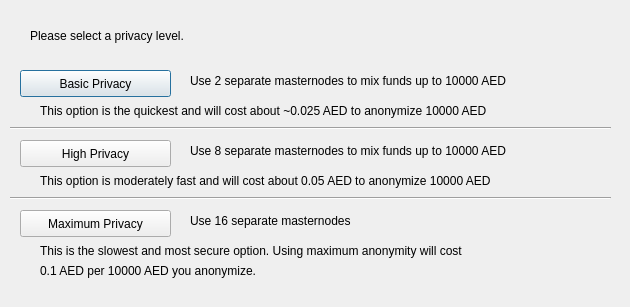
<?xml version="1.0" encoding="UTF-8"?>
<ui version="4.0">
 <class>ObfuscationConfig</class>
 <widget class="QDialog" name="ObfuscationConfig">
  <property name="geometry">
   <rect>
    <x>0</x>
    <y>0</y>
    <width>630</width>
    <height>307</height>
   </rect>
  </property>
  <property name="windowTitle">
   <string>Configure Obfuscation</string>
  </property>
  <widget class="QPushButton" name="buttonBasic">
   <property name="geometry">
    <rect>
     <x>20</x>
     <y>70</y>
     <width>151</width>
     <height>27</height>
    </rect>
   </property>
   <property name="text">
    <string>Basic Privacy</string>
   </property>
  </widget>
  <widget class="QPushButton" name="buttonHigh">
   <property name="geometry">
    <rect>
     <x>20</x>
     <y>140</y>
     <width>151</width>
     <height>27</height>
    </rect>
   </property>
   <property name="text">
    <string>High Privacy</string>
   </property>
  </widget>
  <widget class="QPushButton" name="buttonMax">
   <property name="geometry">
    <rect>
     <x>20</x>
     <y>210</y>
     <width>151</width>
     <height>27</height>
    </rect>
   </property>
   <property name="text">
    <string>Maximum Privacy</string>
   </property>
  </widget>
  <widget class="QLabel" name="label">
   <property name="geometry">
    <rect>
     <x>30</x>
     <y>20</y>
     <width>571</width>
     <height>31</height>
    </rect>
   </property>
   <property name="text">
    <string>Please select a privacy level.</string>
   </property>
  </widget>
  <widget class="QLabel" name="label_2">
   <property name="geometry">
    <rect>
     <x>190</x>
     <y>70</y>
     <width>421</width>
     <height>21</height>
    </rect>
   </property>
   <property name="text">
    <string>Use 2 separate masternodes to mix funds up to 10000 AED</string>
   </property>
  </widget>
  <widget class="QLabel" name="label_3">
   <property name="geometry">
    <rect>
     <x>190</x>
     <y>140</y>
     <width>411</width>
     <height>21</height>
    </rect>
   </property>
   <property name="text">
    <string>Use 8 separate masternodes to mix funds up to 10000 AED</string>
   </property>
  </widget>
  <widget class="QLabel" name="label_4">
   <property name="geometry">
    <rect>
     <x>190</x>
     <y>210</y>
     <width>421</width>
     <height>21</height>
    </rect>
   </property>
   <property name="text">
    <string>Use 16 separate masternodes</string>
   </property>
  </widget>
  <widget class="QLabel" name="label_6">
   <property name="geometry">
    <rect>
     <x>40</x>
     <y>100</y>
     <width>561</width>
     <height>21</height>
    </rect>
   </property>
   <property name="text">
    <string>This option is the quickest and will cost about ~0.025 AED to anonymize 10000 AED</string>
   </property>
  </widget>
  <widget class="QLabel" name="label_7">
   <property name="geometry">
    <rect>
     <x>40</x>
     <y>170</y>
     <width>561</width>
     <height>21</height>
    </rect>
   </property>
   <property name="text">
    <string>This option is moderately fast and will cost about 0.05 AED to anonymize 10000 AED</string>
   </property>
  </widget>
  <widget class="QLabel" name="label_8">
   <property name="geometry">
    <rect>
     <x>40</x>
     <y>240</y>
     <width>561</width>
     <height>21</height>
    </rect>
   </property>
   <property name="text">
    <string>This is the slowest and most secure option. Using maximum anonymity will cost</string>
   </property>
  </widget>
  <widget class="QLabel" name="label_9">
   <property name="geometry">
    <rect>
     <x>40</x>
     <y>260</y>
     <width>561</width>
     <height>21</height>
    </rect>
   </property>
   <property name="text">
    <string>0.1 AED per 10000 AED you anonymize.</string>
   </property>
  </widget>
  <widget class="Line" name="line">
   <property name="geometry">
    <rect>
     <x>10</x>
     <y>120</y>
     <width>601</width>
     <height>16</height>
    </rect>
   </property>
   <property name="orientation">
    <enum>Qt::Horizontal</enum>
   </property>
  </widget>
  <widget class="Line" name="line_2">
   <property name="geometry">
    <rect>
     <x>10</x>
     <y>190</y>
     <width>601</width>
     <height>16</height>
    </rect>
   </property>
   <property name="orientation">
    <enum>Qt::Horizontal</enum>
   </property>
  </widget>
 </widget>
 <resources/>
 <connections/>
</ui>
